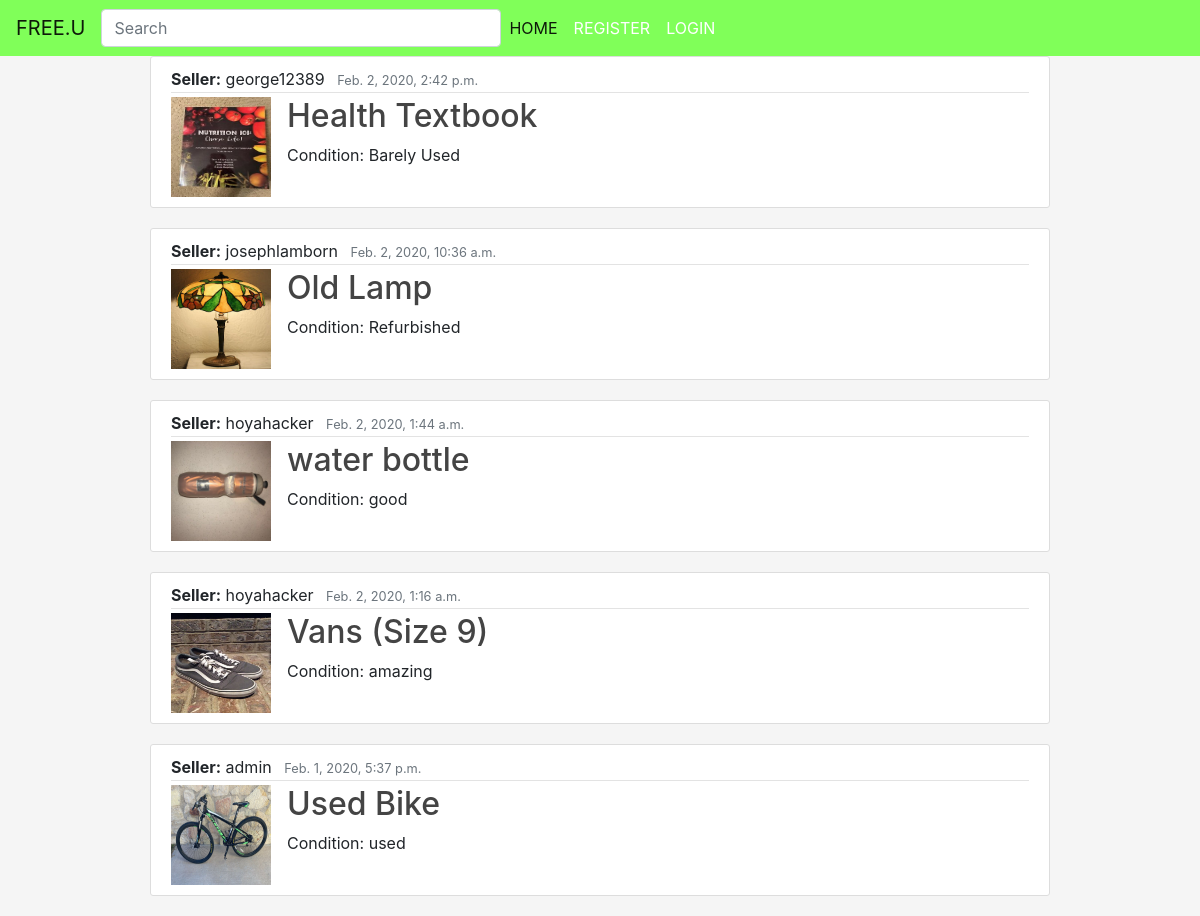
The page / on the database its author committed.
### marketplace/models.py (models this page shows, shortened)
class ItemPost(models.Model):
    title = models.CharField(max_length=100)
    item_image = models.ImageField(blank=True, null=True)
    date_posted = models.DateTimeField(default=timezone.now)
    author = models.ForeignKey(User, on_delete=models.CASCADE)
    condition = models.CharField(max_length=20)

### marketplace/views.py (the view)
# urls.py: path('', PostListView.as_view(), name= "marketplace-home"),
class PostListView(ListView):
    model = ItemPost
    template_name = 'marketplace/home.html'
    context_object_name = 'posts'
    ordering = ['-date_posted']

### marketplace/templates/marketplace/home.html
{% extends "marketplace/base.html" %}
{% block content %}
{% for post in posts %}
<article class="media content-section">
  <div class="media-body">
    <div class="article-metadata">
      <a class="mr-2" ><strong>Seller:</strong> {{ post.author }}</a>
      <small class="text-muted">{{ post.date_posted }}</small>
    </div>
    {% if post.item_image %}
        <div class = "article-img">
            <img src="{{ post.item_image.url }}">
        </div>
    {% endif %}
    <h2><a class="article-title" href="{% url 'itempost-detail' post.id %}">{{ post.title }}</a></h2>
    <p class="article-content">Condition: {{ post.condition }}</p>
  </div>
</article>
{% endfor %}
{% endblock content %}

### marketplace/static/marketplace/main.css (style rules this page uses)
body { margin: 0; background: whitesmoke }
h2 { color:#34ca78; }
.content-section { margin: 0 auto; background: #ffffff; padding: 10px 20px; border: 1px solid #dddddd; border-radius: 3px; margin-bottom: 20px; width: 75%; height:100%; }
.article-title { color: #444444; }
.article-content { white-space: pre-line; }
.article-img img { height: 100px; width: 100px; margin-right: 16px; float: left; }
.article-metadata { padding-bottom: 1px; margin-bottom: 4px; border-bottom: 1px solid #e3e3e3 }

### rows shown on the page
ItemPost: author "george12389", date_posted "Feb. 2, 2020, 2:42 p.m.", item_image (picture), title "Health Textbook", condition "Barely Used"
ItemPost: author "josephlamborn", date_posted "Feb. 2, 2020, 10:36 a.m.", item_image (picture), title "Old Lamp", condition "Refurbished"
ItemPost: author "hoyahacker", date_posted "Feb. 2, 2020, 1:44 a.m.", item_image (picture), title "water bottle", condition "good"
ItemPost: author "hoyahacker", date_posted "Feb. 2, 2020, 1:16 a.m.", item_image (picture), title "Vans (Size 9)", condition "amazing"
ItemPost: author "admin", date_posted "Feb. 1, 2020, 5:37 p.m.", item_image (picture), title "Used Bike", condition "used"
